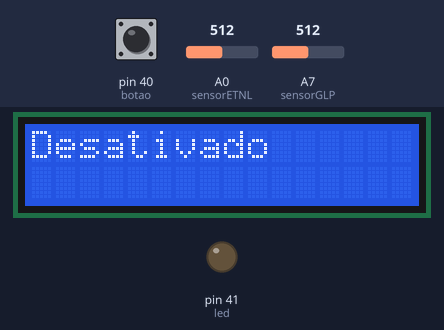
A sketch run on a simulated Arduino Mega 2560, built with avr-gcc and run on an emulated ATmega2560. Parts: 16×2 character LCD, output pins drawn as LEDs (lit = HIGH). Inputs (shaded band) come from the test bench; at power-on: pin 40 (botao) HIGH, A0 (sensorETNL) = 512, A7 (sensorGLP) = 512. What the sketch prints to the serial monitor is not drawn.

Above: at 1.2 s.
1.3 s: pin 40 (botao) pulled LOW for 1.2 s
At 2.29 s:
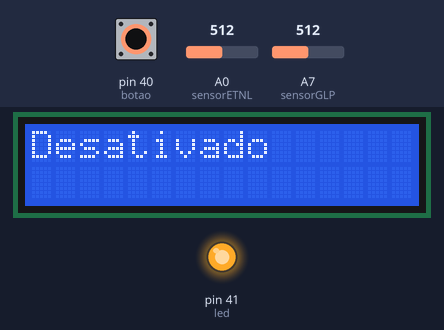
At 3.5 s:
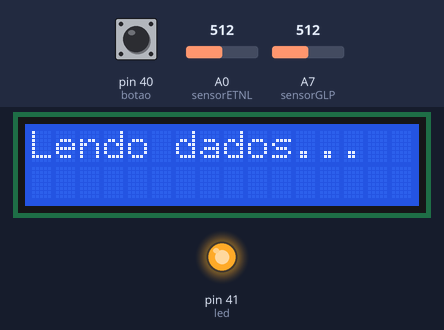
6.6 s: pin 40 (botao) pulled LOW for 3.2 s
11.3 s: A0 (sensorETNL) set to 716
At 15.2 s:
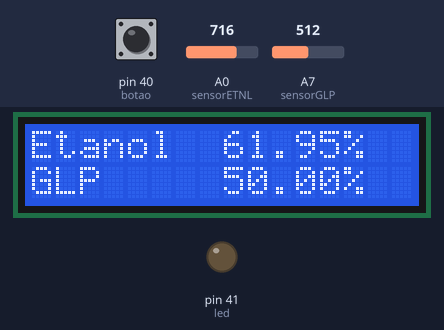
Timing chart, 0 to 16.7 s (numbered marks = the images above; inputs shaded):
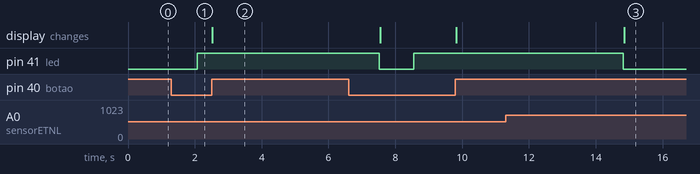

Measured:
- after the input at 1.3 s, pin 41 (led): LOW → HIGH after 0.78 s
- after the input at 11.3 s, the display: changes after 3.5 s (image 3)

The sketch:

Enose.ino
```cpp
#include <Wire.h> // Biblioteca I2C
#include <LiquidCrystal_I2C.h> // Biblioteca display 16x2

int botao = 40; // declara do botão na porta 40
int led = 41; // declara led na porta 41
bool estadobotao = 0; // variavel de controle
float mediavaloresLidosETNL = 0;
float acumuladovaloresLidosETNL = 0;
int tempo = 5; //tempo em segundos

float mediavaloresLidosGLP = 0;
float acumuladovaloresLidosGLP = 0;

int sensorETNL = A0; // Definição da porta analógica do sensor etanol
int sensorGLP = A7; // Definição da porta analógica do sensor etanol

#define col 16 // Constante que defini o número de colunas do display
#define lin  2 // Constante que definir o numero de linhas do display
#define ende  0x27 // Constante que definir o endereço do display.


LiquidCrystal_I2C lcd(ende,col,lin); // Função do LiquidCrystal para o I2C - paramentros: endereço, número de colunas, número de linhas

float valoresLidosETNL[5];
float valoresLidosGLP[5];

void setup(){
  pinMode(botao, INPUT_PULLUP); // define o pino do botao como entrada
  pinMode(led, OUTPUT);// define LED como saida

  pinMode(sensorETNL, INPUT);
  pinMode(sensorGLP, INPUT);

  lcd.init(); // initialize display
  lcd.backlight();
  lcd.clear();
  lcd.setCursor(0,0);
  lcd.print("Desativado");
  Serial.begin(9600);
}

void loop(){
  verificarBotao();

    if (estadobotao == 1) // Se o botão for pressionado
  {
    lcd.clear();
    lcd.setCursor(0,0);
    lcd.print("Lendo dados...");

    for (int i=0; i<tempo; i++) {

    int vlrSensorETNL = analogRead(sensorETNL);
    int vlrSensorGLP = analogRead(sensorGLP);
    float valorSensorETNL = (vlrSensorETNL * 100.0) / 1024.0;  // defini saída entre 0 e 100 Etanol
    float valorSensorGLP = (vlrSensorGLP * 100.0) / 1024.0;    // defini saída entre 0 e 100 GLP
    valoresLidosETNL[i] = valorSensorETNL;  // vetor para calculo da média
    valoresLidosGLP[i] = valorSensorGLP;    // vetor para calculo da média
    delay(1000);
    }
    estadobotao = 0;
    digitalWrite(led, estadobotao);

    for (byte i=0; i<tempo; i++) {//Calcular a média dos valores lidos

    acumuladovaloresLidosETNL = acumuladovaloresLidosETNL + valoresLidosETNL[i];
    acumuladovaloresLidosGLP = acumuladovaloresLidosGLP + valoresLidosGLP[i];
    }


     mediavaloresLidosETNL = acumuladovaloresLidosETNL / tempo;
     mediavaloresLidosGLP = acumuladovaloresLidosGLP / tempo;

    Serial.print(mediavaloresLidosETNL);
     Serial.print(" ");
     Serial.print(mediavaloresLidosGLP);
    lcd.clear();
    lcd.setCursor(0,0);
   lcd.print("Etanol");
   lcd.setCursor(8,0);
   lcd.print(mediavaloresLidosETNL);
   lcd.setCursor(13,0);
   lcd.print("%");

   lcd.setCursor(0,1);
   lcd.print("GLP");
   lcd.setCursor(8,1);
   lcd.print(mediavaloresLidosGLP);
   lcd.setCursor(13,1);
   lcd.print("%");

  }

delay(1000);

mediavaloresLidosETNL = 0;
acumuladovaloresLidosETNL = 0;
mediavaloresLidosGLP = 0;
acumuladovaloresLidosGLP = 0;

}

// Função botão de ativação

void verificarBotao(){
if (digitalRead(botao) == LOW) // Se o botão for pressionado
  {
    estadobotao = !estadobotao; // troca o estado do LED
    digitalWrite(led, estadobotao);
    while (digitalRead(botao) == LOW);
  }
}
```
